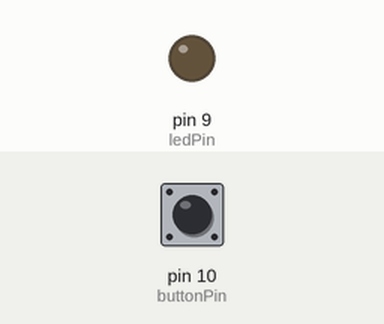
Bench run of a sketch on a simulated Arduino Uno, built with avr-gcc and run on an emulated ATmega328P. Shown: output pins drawn as LEDs (lit = HIGH). Inputs (shaded band) come from the test bench; at power-on: pin 10 (buttonPin) LOW.

Above: at 1.2 s.
1.3 s: pin 10 (buttonPin) pulled HIGH for 0.15 s
At 1.37 s:
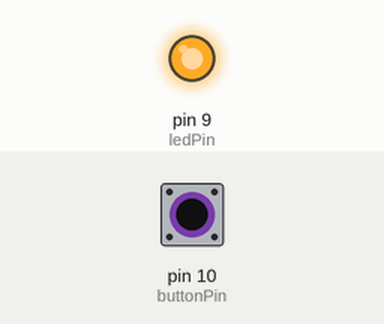
2.9 s: pin 10 (buttonPin) pulled HIGH for 3.2 s
At 7.5 s:
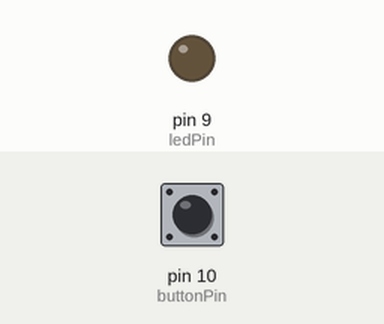
Timing chart, 0 to 9.0 s (numbered marks = the images above; inputs shaded):
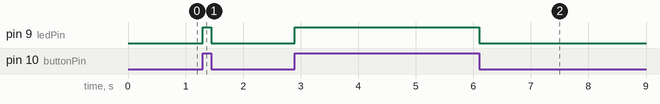

The sketch:

butttonludevre.ino
```cpp
const int ledPin=9;
const int buttonPin=10;
void setup() {
  pinMode(ledPin,OUTPUT);
  pinMode(buttonPin,INPUT);

}

void loop() {
   int deger=digitalRead(buttonPin);
   if(deger==HIGH)
   digitalWrite(ledPin,HIGH);
   else
   digitalWrite(ledPin,LOW);

}
```

Measured:
- after the input at 1.3 s, pin 9 (ledPin): LOW → HIGH at once, → LOW 0.15 s later
- after the input at 2.9 s, pin 9 (ledPin): LOW → HIGH at once, → LOW 3.2 s later
